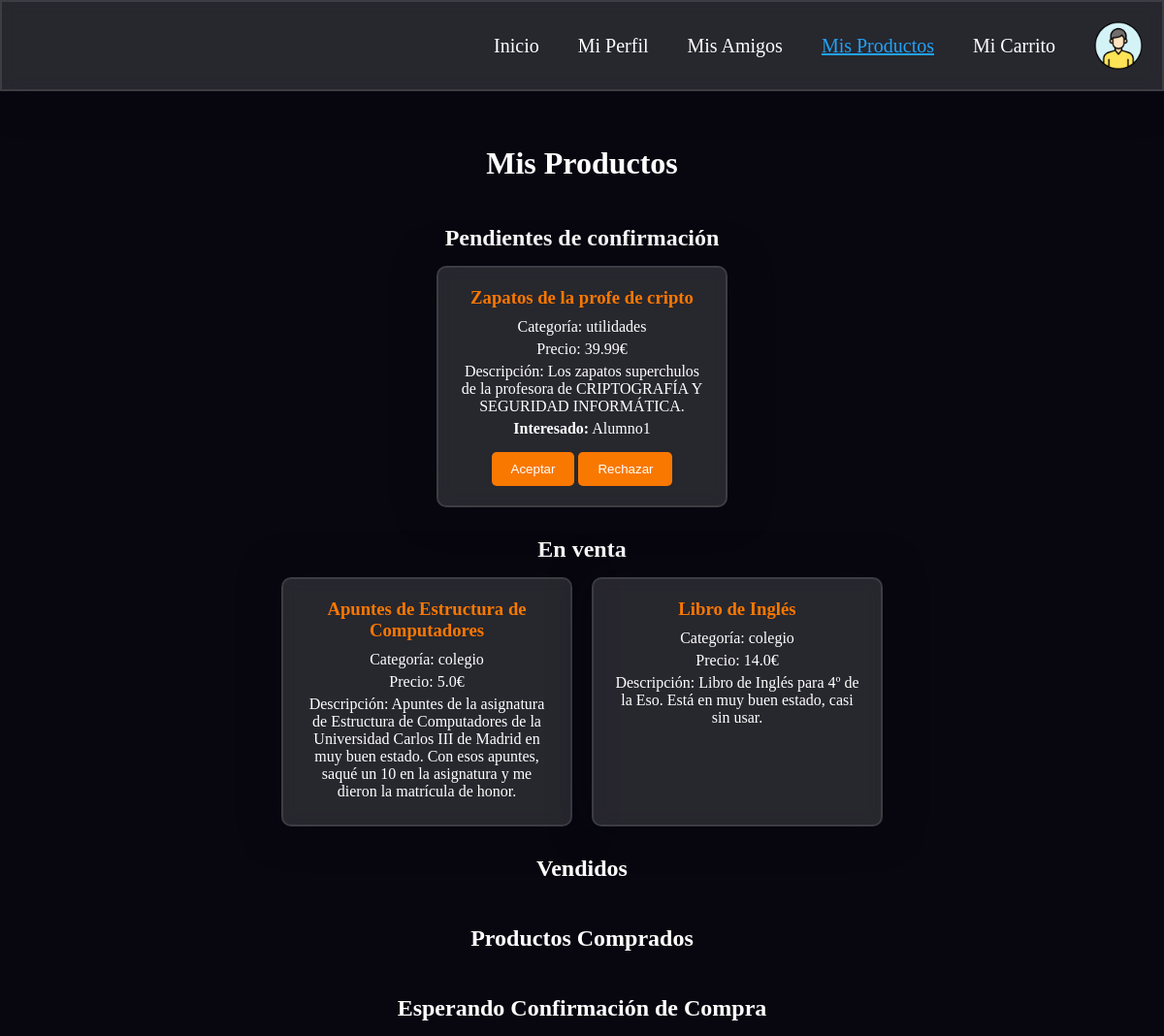
/productos (signed in), run on the app's committed database.
### app.py (models this page shows)
class Product(db.Model):
    __tablename__ = 'products'
    id = db.Column(db.Integer, primary_key=True)
    name = db.Column(db.String(80), nullable=False)
    category = db.Column(db.String(80), nullable=False)
    price = db.Column(db.Float, nullable=False)
    description = db.Column(db.String(200), nullable=False)
    status = db.Column(db.String(20), nullable=False, default='en venta')
    seller_id = db.Column(db.Integer, db.ForeignKey('users.id'), nullable=False)
    buyer_id = db.Column(db.Integer, db.ForeignKey('users.id'), nullable=True)
    created_at = db.Column(db.String(120), nullable=False)

class User(db.Model):
    __tablename__ = 'users'
    id = db.Column(db.Integer, primary_key=True)
    username = db.Column(db.String(80), unique=True, nullable=False)
    nombre = db.Column(db.String(80), nullable=False)
    ciudad = db.Column(db.String(80), nullable=False)
    email = db.Column(db.String(120), unique=True, nullable=False)
    bank_account = db.Column(db.String(50), nullable=False, default="")  # Usar cadena vacía como valor por defecto
    key = db.Column(db.String(64), nullable=False)
    salt = db.Column(db.String(32), nullable=False)
    created_at = db.Column(db.String(120), nullable=False)
    updated_at = db.Column(db.String(120), nullable=False)
    objetos_vendidos = db.Column(db.String(200), nullable=True, default="")
    objetos_comprados = db.Column(db.String(200), nullable=True, default="")
    products_sold = db.relationship('Product', backref='seller', lazy=True, foreign_keys='Product.seller_id')
    products_bought = db.relationship('Product', backref='buyer', lazy=True, foreign_keys='Product.buyer_id')

### app.py (the view)
@app.route('/productos')
def productos():
    user_id = session.get('user_id')
    productos_pendientes = Product.query.filter_by(seller_id=user_id, status='pendiente de confirmación').all()
    productos_en_venta = Product.query.filter_by(seller_id=user_id, status='en venta').all()
    productos_vendidos = Product.query.filter_by(seller_id=user_id, status='vendido').all()
    return render_template('productos.html',
                           productos_pendientes=productos_pendientes,
                           productos_en_venta=productos_en_venta,
                           productos_vendidos=productos_vendidos)

### templates/productos.html (shortened to what this page needs)
<!DOCTYPE html>
<html lang="en">
<head>
    <link rel="stylesheet" type="text/css" href="{{ url_for('static', filename='styles/productos.css') }}">
</head>
<body>
    <nav>
        <a href="{{ url_for('app_route') }}">Inicio</a>
        <a href="{{ url_for('perfil') }}">Mi Perfil</a>
        <a href="{{ url_for('amigos') }}">Mis Amigos</a>
        <a class="selected" href="{{ url_for('productos') }}">Mis Productos</a>
        <a href="{{ url_for('carrito') }}">Mi Carrito</a>
        <img src="{{ url_for('static', filename='imagenes/perfil.png') }}" alt="Perfil">
    </nav>
    <h1>Mis Productos</h1>
    <h2>Pendientes de confirmación</h2>
    <div class="product-list">
        {% for producto in productos_pendientes %}
            <div class="product-card">
                <h3>{{ producto.name }}</h3>
                <p>Categoría: {{ producto.category }}</p>
                <p>Precio: {{ producto.price }}€</p>
                <p>Descripción: {{ producto.description }}</p>
                <p><strong>Interesado:</strong> {{ producto.buyer.username }}</p>
                <form action="{{ url_for('validar_compra') }}" method="post" style="display: inline-block;">
                    <input type="submit" value="Aceptar">
                </form>
                <form action="{{ url_for('rechazar_compra') }}" method="post" style="display: inline-block;">
                    <input type="submit" value="Rechazar">
                </form>
            </div>
        {% endfor %}
    </div>
    <h2>En venta</h2>
    <div class="product-list">
        {% for producto in productos_en_venta %}
            <div class="product-card">
                <h3>{{ producto.name }}</h3>
                <p>Categoría: {{ producto.category }}</p>
                <p>Precio: {{ producto.price }}€</p>
                <p>Descripción: {{ producto.description }}</p>
            </div>
        {% endfor %}
    </div>
    <h2>Vendidos</h2>
    <h2>Productos Comprados</h2>
    <h2>Esperando Confirmación de Compra</h2>
</body>
</html>

### static/styles/productos.css (style rules this page uses)
*, *:before, *:after { padding: 0; margin: 0; box-sizing: border-box; }
body { background-color: #080710; display: flex; flex-direction: column; justify-content: flex-start; align-items: center; min-height: 100vh; overflow-y: auto; position: relative; }
nav { width: 100%; display: flex; justify-content: flex-end; align-items: center; background-color: rgba(255, 255, 255, 0.13); padding: 20px; border-radius: 0; backdrop-filter: blur(10px); border: 2px solid rgba(255, 255, 255, 0.1); box-shadow: 0 0 40px rgba(8, 7, 16, 0.6); position: fixed; top: 0; left: 0; z-index: 1000; }
nav a { color: #fff; text-decoration: none; margin: 0 20px; font-size: 20px; transition: transform 0.3s; }
nav img { width: 50px; height: 50px; border-radius: 50%; margin-left: 20px; }
.selected { color: #23a2f6; text-decoration: #23a2f6 underline; }
h1, h2 { text-align: center; color: #ffffff; margin-bottom: 15px; }
h1 { margin-top: 150px; }
h2 { margin-top: 30px; }
.product-list { display: flex; flex-wrap: wrap; gap: 20px; color: white; justify-content: center; }
.product-card { background-color: rgba(255, 255, 255, 0.13); border: 2px solid rgba(255, 255, 255, 0.1); border-radius: 10px; box-shadow: 0 0 40px rgba(8, 7, 16, 0.6); padding: 20px; width: 300px; text-align: center; backdrop-filter: blur(10px); }
.product-card h3 { color: #f97800; margin: 0 0 10px; }
.product-card p { margin: 5px 0; color: #ffffff; }
input[type="submit"] { background-color: #f97800; color: #fff; padding: 10px 20px; border: none; border-radius: 5px; cursor: pointer; transition: transform 0.3s; }
form { margin-top: 10px; }

### data on the page
Product: name "Zapatos de la profe de cripto", category "utilidades", price "39.99", description "Los zapatos superchulos de la profesora de CRIPTOGRAFÍA Y SEGURIDAD INFORMÁTICA.", buyer.username "Alumno1"
Product: name "Apuntes de Estructura de Computadores", category "colegio", price "5.0", description "Apuntes de la asignatura de Estructura de Computadores de la Universidad Carlos III de Madrid en muy buen estado. Con esos apuntes, saqué un 10 en la asignatura y me dieron la matrícula de honor."
Product: name "Libro de Inglés", category "colegio", price "14.0", description "Libro de Inglés para 4º de la Eso. Está en muy buen estado, casi sin usar."
